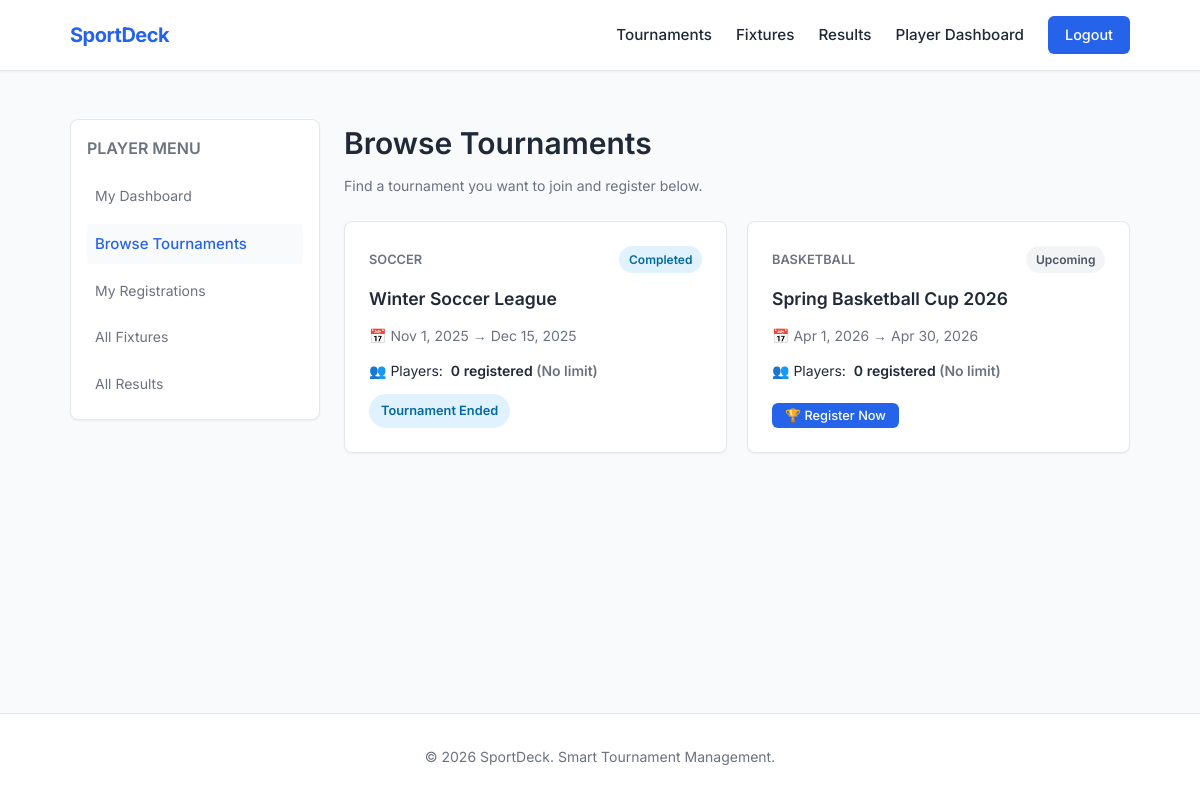
The app's page /player/tournaments.php (signed in) with its own data.
### tables this page shows
CREATE TABLE IF NOT EXISTS tournaments (
    id INT AUTO_INCREMENT PRIMARY KEY,
    name VARCHAR(200) NOT NULL,
    sport_type VARCHAR(50) NOT NULL,
    start_date DATE NOT NULL,
    end_date DATE NOT NULL,
    status ENUM('upcoming', 'ongoing', 'completed') DEFAULT 'upcoming',
    max_players INT DEFAULT NULL   
);

### includes/config.php (called while the page is built, shortened)
<?php
function displayDate($date) {
    return date("M j, Y", strtotime($date));
}
?>

### player/tournaments.php (the view, shortened to what this page needs)
<?php
require_once '../includes/config.php';
require_once '../includes/auth.php';
$user_id = $_SESSION['user_id'];
$stmt = $pdo->prepare("
    SELECT t.*,
        (SELECT COUNT(*) FROM tournament_registrations WHERE tournament_id = t.id AND status='registered') AS reg_count,
        (SELECT status FROM tournament_registrations WHERE tournament_id = t.id AND user_id = ? LIMIT 1) AS my_status
    FROM tournaments t
    ORDER BY t.start_date ASC
");
$stmt->execute([$user_id]);
$tournaments = $stmt->fetchAll();
include '../includes/header.php';
?>
<div class="grid" style="grid-template-columns: 250px 1fr; align-items: start;">
    <div class="card" style="padding: 1rem;">
        <h3 style="font-size:1rem; text-transform:uppercase; color:var(--text-muted); margin-bottom:1rem;">Player Menu</h3>
        <ul style="list-style:none; display:flex; flex-direction:column; gap:0.5rem;">
            <li><a href="dashboard.php" class="text-muted" style="display:block; padding:0.5rem;">My Dashboard</a></li>
            <li><a href="tournaments.php" style="display:block; padding:0.5rem; background:var(--bg-color); border-radius:4px; font-weight:500;">Browse Tournaments</a></li>
            <li><a href="my_registrations.php" class="text-muted" style="display:block; padding:0.5rem;">My Registrations</a></li>
            <li><a href="../fixtures.php" class="text-muted" style="display:block; padding:0.5rem;">All Fixtures</a></li>
            <li><a href="../results.php" class="text-muted" style="display:block; padding:0.5rem;">All Results</a></li>
        </ul>
    </div>
    <div>
        <h1 class="page-title mb-1">Browse Tournaments</h1>
        <p class="text-muted mb-3">Find a tournament you want to join and register below.</p>
        <div class="grid grid-2" style="gap:1.25rem;">
            <?php if (count($tournaments) > 0): ?>
                <?php foreach ($tournaments as $t): ?>
                    <?php
                        $badge = 'badge-gray';
                        if ($t['status'] == 'completed') $badge = 'badge-blue';
                        $isFull = $t['max_players'] !== null && $t['reg_count'] >= $t['max_players'];
                        $isRegistered = $t['my_status'] === 'registered';
                    ?>
                    <div class="card" style="display:flex; flex-direction:column; gap:0.75rem;">
                        <div class="flex flex-between">
                            <span class="text-muted" style="font-size:0.8rem; font-weight:600; text-transform:uppercase;"><?= htmlspecialchars($t['sport_type']) ?></span>
                            <span class="badge <?= $badge ?>"><?= ucfirst($t['status']) ?></span>
                        </div>
                        <h3 style="margin-bottom:0;"><?= htmlspecialchars($t['name']) ?></h3>
                        <p class="text-muted" style="font-size:0.875rem;">
                            📅 <?= displayDate($t['start_date']) ?> → <?= displayDate($t['end_date']) ?>
                        </p>
                        <div style="display:flex; align-items:center; gap:0.5rem; font-size:0.875rem;">
                            <span>👥 Players:</span>
                            <?php if ($t['max_players'] !== null): ?>
                                <span style="font-weight:600; color: <?= $isFull ? 'var(--danger)' : 'var(--success)' ?>">
                                    <?= $t['reg_count'] ?> / <?= $t['max_players'] ?>
                                </span>
                                <?php if ($isFull): ?>
                                    <span class="badge badge-red">Full</span>
                                <?php endif; ?>
                            <?php else: ?>
                                <span style="font-weight:600;"><?= $t['reg_count'] ?> registered <span class="text-muted">(No limit)</span></span>
                            <?php endif; ?>
                        </div>
                        <div style="margin-top:auto;">
                            <?php if ($t['status'] == 'completed'): ?>
                                <span class="badge badge-blue" style="padding:0.4rem 0.75rem; font-size:0.8rem;">Tournament Ended</span>
                            <?php elseif ($isFull): ?>
                                <span class="badge badge-red" style="padding:0.4rem 0.75rem; font-size:0.85rem;">🚫 Tournament Full</span>
                            <?php else: ?>
                                <form method="POST">
                                    <button type="submit" class="btn btn-primary btn-sm">🏆 Register Now</button>
                                </form>
                            <?php endif; ?>
                        </div>
                    </div>
                <?php endforeach; ?>
            <?php else: ?>
                <p class="text-muted" style="grid-column: 1 / -1;">No tournaments available yet.</p>
            <?php endif; ?>
        </div>
    </div>
</div>
<?php include '../includes/footer.php'; ?>

### css/style.css (style rules this page uses)
:root { --bg-color: #f9fafb; --text-main: #1f2937; --text-muted: #6b7280; --primary: #2563eb; --primary-hover: #1d4ed8; --border: #e5e7eb; --border-light: #f3f4f6; --surface: #ffffff; --danger: #ef4444; --success: #10b981; --shadow-sm: 0 1px 2px 0 rgba(0, 0, 0, 0.05); --shadow-md: 0 4px 6px -1px rgba(0, 0, 0, 0.1), 0 2px 4px -1px rgba(0, 0, 0, 0.06); }
* { box-sizing: border-box; margin: 0; padding: 0; font-family: 'Inter', sans-serif; }
body { background-color: var(--bg-color); color: var(--text-main); line-height: 1.6; font-size: 15px; display: flex; flex-direction: column; min-height: 100vh; }
a { color: var(--primary); text-decoration: none; transition: color 0.15s ease-in-out; }
h1, h2, h3, h4 { color: var(--text-main); font-weight: 600; margin-bottom: 0.75rem; }
.text-muted { color: var(--text-muted); font-size: 0.875rem; }
.mb-1 { margin-bottom: 0.5rem; }
.mb-3 { margin-bottom: 1.5rem; }
.grid { display: grid; grid-template-columns: 1fr; gap: 1.5rem; }
@media (min-width: 768px) { .grid-2 { grid-template-columns: repeat(2, 1fr); } }
.flex { display: flex; }
.flex-between { justify-content: space-between; align-items: center; }
.btn { display: inline-flex; align-items: center; justify-content: center; padding: 0.5rem 1.25rem; border-radius: 6px; font-weight: 500; font-size: 0.9rem; cursor: pointer; border: 1px solid transparent; transition: all 0.15s ease-in-out; }
.btn-primary { background-color: var(--primary); color: #fff; }
.btn-sm { padding: 0.25rem 0.75rem; font-size: 0.8rem; }
.card { background-color: var(--surface); border: 1px solid var(--border); border-radius: 8px; padding: 1.5rem; box-shadow: var(--shadow-sm); transition: transform 0.2s ease, box-shadow 0.2s ease; }
.badge { display: inline-block; padding: 0.25rem 0.6rem; border-radius: 9999px; font-size: 0.75rem; font-weight: 600; text-transform: capitalize; }
.badge-blue { background-color: #e0f2fe; color: #0369a1; }
.badge-gray { background-color: #f3f4f6; color: #4b5563; }

### records on screen
tournaments: sport_type "SOCCER", status "Completed", name "Winter Soccer League", start_date "Nov 1, 2025", end_date "Dec 15, 2025", reg_count "0", shows "Tournament Ended"
tournaments: sport_type "BASKETBALL", status "Upcoming", name "Spring Basketball Cup 2026", start_date "Apr 1, 2026", end_date "Apr 30, 2026", reg_count "0"
